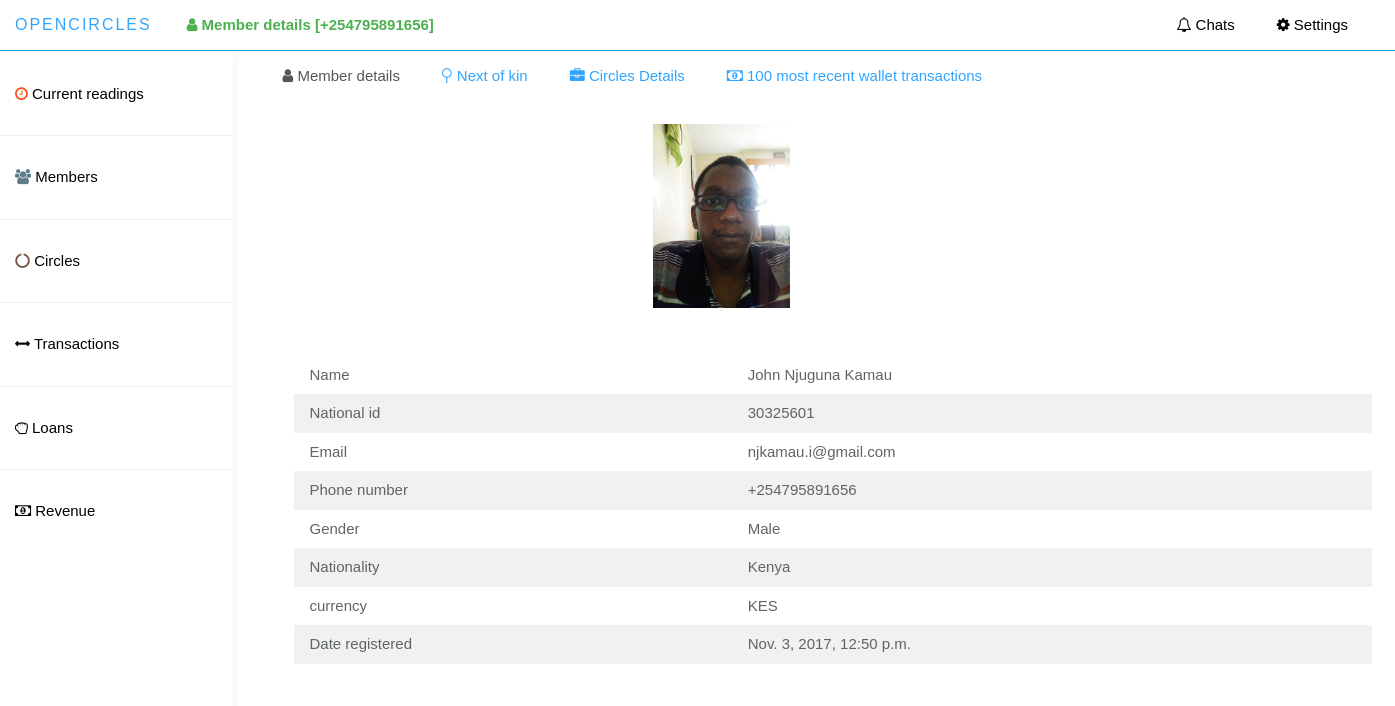
Screenshot of /app_admin/view_member_details/1/ with the database file from the repository.
### member/models.py (models this page shows)
class Member(models.Model):
    user = models.OneToOneField(User,on_delete=models.CASCADE)
    national_id = models.CharField(max_length=20, blank=False, unique=True)
    phone_number = models.CharField(max_length=20, blank=False, unique=True)
    other_name = models.CharField(max_length=20,default="")
    gender = models.CharField(max_length=6, choices=GENDER_CHOICES)
    nationality = models.CharField(max_length=20, blank=True)
    country = models.CharField(max_length=20)
    date_of_birth = models.DateField(null=True)
    passport_image = models.ImageField(upload_to="MEMBER_PROFILE_PICS",null=True,blank=True)
    registered_device = models.TextField(max_length=1000, blank=True)
    currency = models.CharField(max_length=10,default="KES")
    occupation = models.CharField(max_length=100, blank=True)
    time_registered = models.DateTimeField(auto_now_add=True)
    is_validated = models.BooleanField(default = False)
    device_token = models.CharField(max_length=300,default='')
    imei_number = models.CharField(max_length=50,unique=True)
    class Meta:
        db_table = 'Member'

### app_admin/views.py (the view)
# urls.py: url(r'^view_member_details/(?P<member_id>[0-9]+)/$', views.view_member_details, name='view_member_details'),
def view_member_details(request, member_id):
    request.session['member_id'] = member_id
    member = members_utils.MemberUtils.get_member_from_id(member_id)
    context = {
        'member': member,
        'next_of_kin': members_utils.MemberUtils.get_next_of_kin(member),
        'circles': cirles_utils.CircleUtils.get_circles_by_member(member),
        'transactions': transactions_utils.TransactionUtils.get_wallet_transaction_by_member(member)[:100]
    }
    return render(request, 'app_admin/member_details.html', context)

### app_admin/cirles_utils.py (called while the page is built)
    @staticmethod
    def get_circles_by_member(member):
        if not CircleMember.objects.filter(member=member).exists():
            return None
        else:
            circles = [obj.circle for obj in CircleMember.objects.filter(member=member)]
            return circles

### app_admin/members_utils.py (called while the page is built)
    @staticmethod
    def get_member_from_id(id):
        if not Member.objects.filter(id=id).exists():
            return None
        return Member.objects.get(id=id)

    @staticmethod
    def get_next_of_kin(member):
        if Beneficiary.objects.filter(member=member).exists():
            return Beneficiary.objects.get(member_id=member.id)
        else:
            return None

### app_admin/transactions_utils.py (called while the page is built)
    @staticmethod
    def get_wallet_transaction_by_member(member):
        try:
            wallet = Wallet.objects.get(member=member)
            trx_obj = Transactions.objects.filter(wallet=wallet).order_by('-transaction_time')
            return trx_obj
        except Exception as exp:
            return None

### app_admin/templates/app_admin/member_details.html (shortened to what this page needs)
{% extends 'app_admin/base_dashboard.html' %}
{% load static %}
{% load humanize %}
{% block current_page %}
    <i class="fa fa-user"></i> Member details [{{member.phone_number }}]
{% endblock %}
{% block main_container %}
     <div class="col-sm-9 col-sm-offset-3 col-lg-10 col-lg-offset-2 main">
        <div class="container">
        <ul class="nav nav-tabs">
          <li class="active">
            <a data-toggle="tab" href="#member-details">
              <i class="fa fa-user"></i> Member details
            </a>
          </li>
          <li>
            <a data-toggle="tab" href="#next-of-kin">
                <i class="fa fa-neuter"></i> Next of kin
            </a>
          </li>
          <li>
            <a data-toggle="tab" href="#circles-details">
                <i class="fa fa-briefcase"></i> Circles Details
            </a>
          </li>
          <li>
            <a data-toggle="tab" href="#wallet-transactions">
              <i class="fa fa-money"></i> 100 most recent wallet transactions
            </a>
          </li>
       </ul>
        <div class="tab-content">
            <div id="member-details" class="tab-pane fade in active">
                <div class="w3-container">
                    <div class="w3-row">
                        <div class="w3-col l4 m4 s4">
                        </div>
                        <div class="w3-col l4 m4 s4">
                        <img src="{{member.passport_image.url}}"
                                 alt="member image"
                                 class="w3-padding-8 w3-center"
                                 style="height: 200px;"/>
                        </div>
                    </div>
                    <br>
                    <br>
                    <table class="w3-table w3-striped">
                <tr>
                    <td>Name</td>
                    <td>{{ member.user.first_name }} {{ member.user.last_name }} {{ member.other_name }}</td>
                </tr>
                <tr>
                    <td>National id</td>
                    <td>{{ member.national_id }}</td>
                </tr>
                <tr>
                    <td>Email</td>
                    <td>{{ member.user.email }}</td>
                </tr>
                <tr>
                    <td>Phone number</td>
                    <td>{{ member.phone_number }}</td>
                </tr>
                <tr>
                    <td>Gender</td>
                    <td>{{ member.gender}}</td>
                </tr>
                <tr>
                    <td>Nationality</td>
                    <td>{{ member.country }}</td>
                </tr>
                <tr>
                    <td>currency</td>
                    <td>{{ member.currency }}</td>
                </tr>
                <tr>
                    <td>Date registered</td>
                    <td>{{ member.time_registered }}</td>
                </tr>
            </table>
                </div>
            </div>
       </div>
     </div>
     </div>
{% endblock %}

### app_admin/static/app_admin/w3css/w3.css (style rules this page uses)
*,*:before,*:after { box-sizing:inherit }
html { -ms-text-size-adjust:100%;-webkit-text-size-adjust:100% }
body { margin:0 }
a { background-color:transparent;-webkit-text-decoration-skip:objects }
img { border-style:none }
html,body { font-family:Verdana,sans-serif;font-size:15px;line-height:1.5 }
html { overflow-x:hidden }
img { margin-bottom:-5px }
a { color:inherit }
.w3-table,.w3-table-all { border-collapse:collapse;border-spacing:0;width:100%;display:table }
.w3-striped tbody tr:nth-child(even) { background-color:#f1f1f1 }
.w3-table td,.w3-table th,.w3-table-all td,.w3-table-all th { padding:8px 8px;display:table-cell;text-align:left;vertical-align:top }
.w3-table th:first-child,.w3-table td:first-child,.w3-table-all th:first-child,.w3-table-all td:first-child { padding-left:16px }
.w3-container:after,.w3-panel:after,.w3-row:after,.w3-row-padding:after,.w3-topnav:after,.w3-clear:after,.w3-btn-group:before,.w3-btn-group:after,.w3-btn-bar:before,.w3-btn-bar:after { content:"";display:table;clear:both }
.w3-col,.w3-half,.w3-third,.w3-twothird,.w3-threequarter,.w3-quarter { float:left;width:100% }
.w3-col.s4 { width:33.33333% }
@media only screen and (min-width:601px) { .w3-col.m4,.w3-third { width:33.33333% } }
@media only screen and (min-width:993px) { .w3-col.l4,.w3-third { width:33.33333% } }
.w3-center { text-align:center!important }
.w3-padding-8 { padding-top:8px!important;padding-bottom:8px!important }
.w3-container { padding:0.01em 16px }

### app_admin/static/app_admin/custom_css/styles.css (style rules this page uses)
body { top: 90px; margin-bottom: 50px; background: #FFFFFF; padding-top: 50px; color: #5f6468; }
a, a:hover, a:focus { color: #30a5ff; }
.nav-tabs { background: #e9ecf2; border: 0; }
.nav-tabs li a, .nav-tabs li a:hover, .nav-tabs li.active a, .nav-tabs li.active a:hover { border: 0; padding: 15px 20px; }
.tab-content { padding: 15px; }
.nav-tabs { background: #ffffff; }

### rows the page displays
Member: phone_number "+254795891656", passport_image (picture), user.first_name "John", user.last_name "Njuguna", other_name "Kamau", national_id "30325601", user.email "njkamau.i@gmail.com", gender "Male", country "Kenya", currency "KES", time_registered "Nov. 3, 2017, 12:50 p.m."
